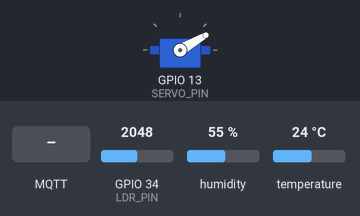
The sketch below on a simulated ESP32. On the bench: servo. The inputs (shaded band) are chosen by the test bench; at power-on: temperature 24 °C, GPIO 34 (LDR_PIN) = 2048, humidity 55 %. WiFi joins after 1.5 s; servers stay silent unless stated; no MQTT or app messages arrive unless stated; what the sketch prints to the serial monitor is not drawn.

Above: at 2.7 s.
2.8 s: MQTT message "1" arrives on the second subscribed topic
At 5.5 s:
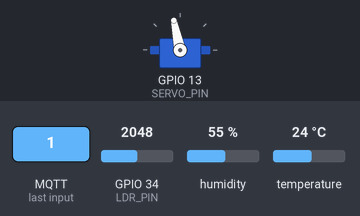
6.5 s: temperature set to 12 °C
At 10.6 s:
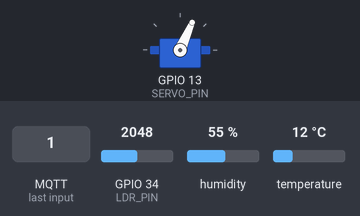
11.5 s: GPIO 34 (LDR_PIN) set to 2866
At 15.7 s:
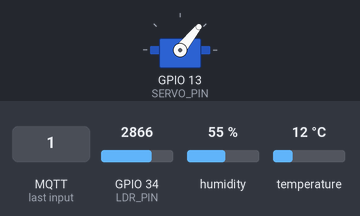
16.5 s: MQTT message "0" arrives on the second subscribed topic
At 21.0 s:
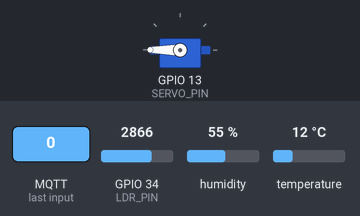
21.5 s: GPIO 34 (LDR_PIN) set to 4095
At 26.0 s:
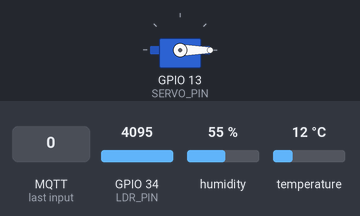
26.5 s: GPIO 34 (LDR_PIN) set to 3603
At 31.2 s:
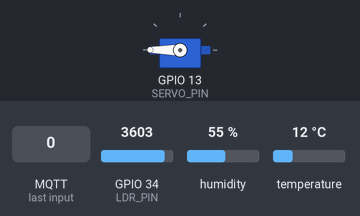
Timing chart, 0 to 32.5 s (numbered marks = the images above; inputs shaded):
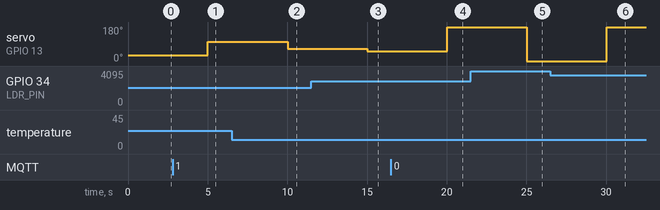

The sketch:

sketch.ino
```cpp
#include <WiFi.h>
#include <PubSubClient.h>
#include <ESP32Servo.h>
#include <DHTesp.h>

WiFiClient espClient;
PubSubClient mqttClient(espClient);
Servo slideServo;
DHTesp dhtSensor;

#define LDR_PIN 34      // Analog pin for Light Dependent Resistor (LDR)
#define SERVO_PIN 13    // Servo control pin
#define DHT_PIN 12      // DHT22 sensor pin

// Sampling and averaging intervals (in milliseconds)
float sampling_interval_ms = 5000;     // Sample every 5 seconds
float averaging_interval_ms = 120000;   // Average and send data every 2 minutes

float theta_offset = 30.0;  // Minimum servo angle offset
float gammaValue = 0.75;    // Gamma factor for servo angle calculation
float T_med = 30.0;         // Ideal temperature (reference for servo control)

float currentLightIntensity = 0.0;  // Latest light intensity reading (normalized and inverted)
float currentTemp = 0.0;            // Latest temperature reading
float currentAvg = 0.0;             // Average light intensity over averaging interval

unsigned long lastSampleTime = 0;   // Timestamp of last sensor sample
unsigned long lastSendTime = 0;     // Timestamp of last MQTT publish

float sumReadings = 0;   // Sum of light intensity readings (for averaging)
int numReadings = 0;     // Number of readings accumulated

// MQTT topics for publishing sensor data
const char *mqtt_light_intensity = "medibox/sensor/light_intensity";
const char *mqtt_temp = "medibox/sensor/temperature";
const char *mqtt_servo_angle = "medibox/actuator/servo_angle";

// MQTT topics for receiving remote configuration
const char *mqtt_sampling_interval = "medibox/config/sampling_interval";
const char *mqtt_averaging_interval = "medibox/config/averaging_interval";
const char *mqtt_theta_offset = "medibox/config/theta_offset";
const char *mqtt_gamma = "medibox/config/gamma";
const char *mqtt_T_med = "medibox/config/T_med";

void setup() {
  Serial.begin(115200);
  Serial.println("Hello, ESP32!");

  dhtSensor.setup(DHT_PIN, DHTesp::DHT22);
  pinMode(LDR_PIN, INPUT);

  setupWiFi();
  setupMqtt();

  slideServo.attach(SERVO_PIN);
  slideServo.write(theta_offset);  // Initialize servo position
}

void loop() {
  if (!mqttClient.connected()) {
    connectToBroker();  // Ensure MQTT connection is active
  }

  handleLightMonitoring();  // Sample sensors and publish data

  mqttClient.loop();  // Process MQTT client tasks

  delay(10);  // Small delay to ease simulation timing
}

void setupWiFi() {
  Serial.println();
  Serial.print("Connecting to ");
  Serial.println("Wokwi-GUEST");

  WiFi.begin("Wokwi-GUEST", "");

  while (WiFi.status() != WL_CONNECTED) {
    delay(500);
    Serial.print(".");
  }

  Serial.println("\nWiFi connected");
  Serial.print("IP Address: ");
  Serial.println(WiFi.localIP());
}

void setupMqtt() {
  mqttClient.setServer("broker.hivemq.com", 1883);
  mqttClient.setCallback(receiveCallback);  // Set MQTT message handler callback
}

void connectToBroker() {
  while (!mqttClient.connected()) {
    Serial.println("Attempting MQTT connection...");
    if (mqttClient.connect("ESP-9813247900")) {
      Serial.println("Connected");

      // Subscribe to configuration topics for remote parameter updates
      mqttClient.subscribe(mqtt_sampling_interval);
      mqttClient.subscribe(mqtt_averaging_interval);
      mqttClient.subscribe(mqtt_theta_offset);
      mqttClient.subscribe(mqtt_gamma);
      mqttClient.subscribe(mqtt_T_med);
    } else {
      Serial.println("Failed");
      Serial.println(mqttClient.state());
      delay(5000);  // Wait before retrying
    }
  }
}

// Reads and normalizes the LDR sensor value, then inverts it so higher brightness = higher value
float readLightIntensity() {
  float rawValue = (float)analogRead(LDR_PIN) / 4095.0;  // Normalize 12-bit ADC reading (0-4095) to 0-1
  return 1.0 - rawValue;  // Invert so bright light yields high values
}

void handleLightMonitoring() {
  unsigned long now = millis();

  // Sample sensors every sampling_interval_ms
  if (now - lastSampleTime >= sampling_interval_ms) {
    currentLightIntensity = readLightIntensity();
    sumReadings += currentLightIntensity;
    numReadings++;
    lastSampleTime = now;

    TempAndHumidity data = dhtSensor.getTempAndHumidity();
    if (!isnan(data.temperature)) {
      currentTemp = data.temperature;
    } else {
      Serial.println("DHT sensor read error");
    }
  }

  // Publish averaged data every averaging_interval_ms
  if (now - lastSendTime >= averaging_interval_ms && numReadings > 0) {
    currentAvg = sumReadings / numReadings;

    float angle = computeServoAngle(currentLightIntensity, currentTemp);
    slideServo.write(angle);

    // Prepare MQTT payloads as JSON strings
    char lightBuf[64], tempBuf[64], angleBuf[64];
    snprintf(lightBuf, sizeof(lightBuf), "{\"light\":%.3f}", currentAvg);
    snprintf(tempBuf, sizeof(tempBuf), "{\"temperature\":%.2f}", currentTemp);
    snprintf(angleBuf, sizeof(angleBuf), "{\"angle\":%.1f}", angle);

    bool success = true;
    if (!mqttClient.publish(mqtt_light_intensity, lightBuf)) success = false;
    if (!mqttClient.publish(mqtt_temp, tempBuf)) success = false;
    if (!mqttClient.publish(mqtt_servo_angle, angleBuf)) success = false;

    if (success) {
      Serial.println("Data published: Light=" + String(lightBuf) + ", Temp=" + String(tempBuf) + ", Angle=" + String(angleBuf));
    } else {
      Serial.println("Publish error occurred");
    }

    // Reset accumulators for next averaging window
    sumReadings = 0;
    numReadings = 0;
    lastSendTime = now;
  }
}

// Callback to handle incoming MQTT messages for remote config updates
void receiveCallback(char *topic, byte *payload, unsigned int length) {
  char message[length + 1];
  memcpy(message, payload, length);
  message[length] = '\0';

  Serial.println("\n=== MQTT Message Received ===");
  Serial.println("Topic: " + String(topic));
  Serial.println("Payload: " + String(message));

  char *endptr;
  float value = strtof(message, &endptr);
  if (endptr == message || *endptr != '\0') {
    Serial.println("Invalid message format");
    return;
  }

  if (strcmp(topic, mqtt_sampling_interval) == 0) {
    sampling_interval_ms = value * 1000;
    Serial.println("Sampling interval set to: " + String(sampling_interval_ms / 1000) + " s");
  } else if (strcmp(topic, mqtt_averaging_interval) == 0) {
    averaging_interval_ms = value * 1000;
    Serial.println("Averaging interval set to: " + String(averaging_interval_ms / 1000) + " s");
  } else if (strcmp(topic, mqtt_theta_offset) == 0) {
    theta_offset = value;
    Serial.println("Theta offset adjusted to: " + String(theta_offset) + " degrees");
  } else if (strcmp(topic, mqtt_gamma) == 0) {
    gammaValue = value;
    Serial.println("Gamma factor updated to: " + String(gammaValue));
  } else if (strcmp(topic, mqtt_T_med) == 0) {
    T_med = value;
    Serial.println("Ideal temperature set to: " + String(T_med) + "°C");
  }
}

// Calculates the servo angle based on light intensity and temperature
float computeServoAngle(float light, float temp) {
  float angle = theta_offset
                + (180 - theta_offset) * light * gammaValue * log(sampling_interval_ms / averaging_interval_ms) * (temp / T_med);
  return constrain(angle, theta_offset, 180);  // Clamp to valid servo angle range
}
```

Measured:
- after the input at 2.8 s, servo on GPIO 13 (SERVO_PIN): 30° → 102° after 2.2 s
- after the input at 6.5 s, servo on GPIO 13 (SERVO_PIN): 102° → 66° after 3.5 s
- after the input at 11.5 s, servo on GPIO 13 (SERVO_PIN): 66° → 51° after 3.5 s
- after the input at 16.5 s, servo on GPIO 13 (SERVO_PIN): 51° → 180° after 3.5 s
- after the input at 21.5 s, servo on GPIO 13 (SERVO_PIN): 180° → 0° after 3.5 s
- after the input at 26.5 s, servo on GPIO 13 (SERVO_PIN): 0° → 180° after 3.5 s
